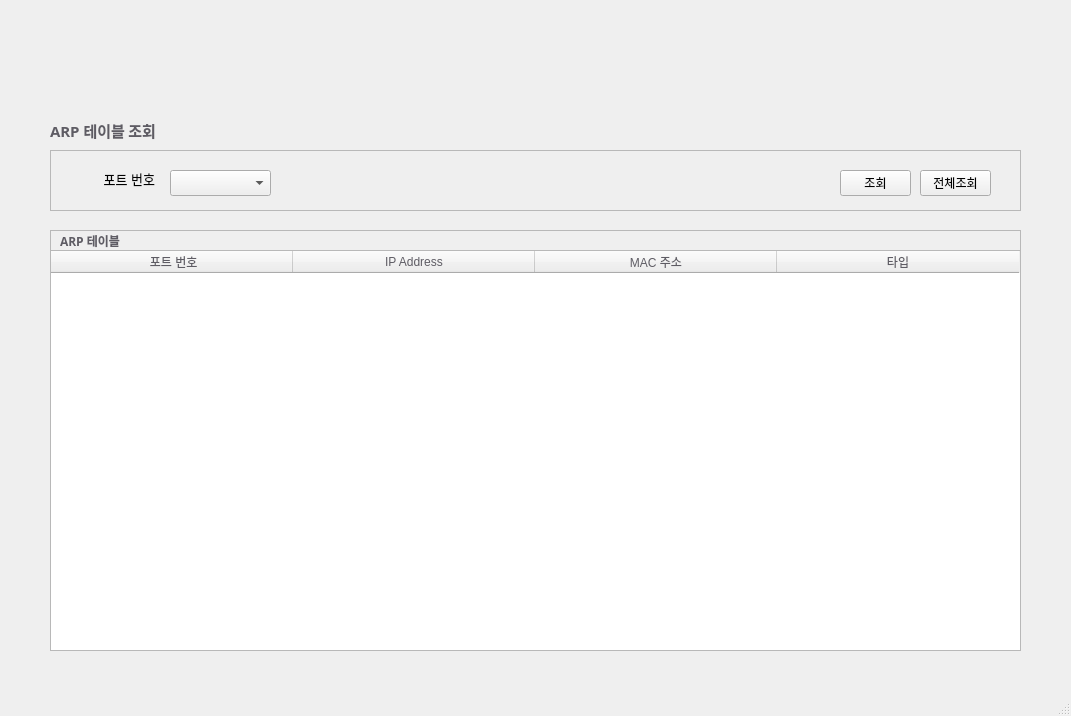
<?xml version="1.0" encoding="UTF-8"?>
<ui version="4.0">
 <class>TableWindow</class>
 <widget class="QMainWindow" name="TableWindow">
  <property name="geometry">
   <rect>
    <x>0</x>
    <y>0</y>
    <width>1071</width>
    <height>716</height>
   </rect>
  </property>
  <property name="windowTitle">
   <string>테이블 조회</string>
  </property>
  <widget class="QWidget" name="centralwidget">
   <widget class="QFrame" name="titleFrame">
    <property name="geometry">
     <rect>
      <x>50</x>
      <y>150</y>
      <width>971</width>
      <height>61</height>
     </rect>
    </property>
    <property name="frameShape">
     <enum>QFrame::Shape::StyledPanel</enum>
    </property>
    <property name="frameShadow">
     <enum>QFrame::Shadow::Raised</enum>
    </property>
    <widget class="QPushButton" name="searchPushButton">
     <property name="geometry">
      <rect>
       <x>790</x>
       <y>20</y>
       <width>71</width>
       <height>26</height>
      </rect>
     </property>
     <property name="text">
      <string>조회</string>
     </property>
    </widget>
    <widget class="QPushButton" name="searchTotalPushButton">
     <property name="geometry">
      <rect>
       <x>870</x>
       <y>20</y>
       <width>71</width>
       <height>26</height>
      </rect>
     </property>
     <property name="text">
      <string>전체조회</string>
     </property>
    </widget>
    <widget class="QLabel" name="portNumberText">
     <property name="geometry">
      <rect>
       <x>50</x>
       <y>20</y>
       <width>66</width>
       <height>18</height>
      </rect>
     </property>
     <property name="font">
      <font>
       <pointsize>10</pointsize>
      </font>
     </property>
     <property name="text">
      <string> 포트 번호</string>
     </property>
    </widget>
    <widget class="QComboBox" name="portNumberComboBox">
     <property name="geometry">
      <rect>
       <x>120</x>
       <y>20</y>
       <width>101</width>
       <height>26</height>
      </rect>
     </property>
     <item>
      <property name="text">
       <string/>
      </property>
     </item>
    </widget>
   </widget>
   <widget class="QFrame" name="arpFrame">
    <property name="geometry">
     <rect>
      <x>50</x>
      <y>230</y>
      <width>971</width>
      <height>421</height>
     </rect>
    </property>
    <property name="font">
     <font>
      <family>Cantarell</family>
      <pointsize>9</pointsize>
     </font>
    </property>
    <property name="frameShape">
     <enum>QFrame::Shape::StyledPanel</enum>
    </property>
    <property name="frameShadow">
     <enum>QFrame::Shadow::Raised</enum>
    </property>
    <widget class="QLabel" name="arpTableText">
     <property name="geometry">
      <rect>
       <x>10</x>
       <y>0</y>
       <width>101</width>
       <height>21</height>
      </rect>
     </property>
     <property name="font">
      <font>
       <family>Cantarell Extra Bold</family>
       <pointsize>9</pointsize>
       <bold>true</bold>
      </font>
     </property>
     <property name="styleSheet">
      <string notr="true">color:rgb(94, 92, 100);</string>
     </property>
     <property name="text">
      <string>ARP 테이블</string>
     </property>
    </widget>
    <widget class="QTableWidget" name="arpTable">
     <property name="geometry">
      <rect>
       <x>0</x>
       <y>20</y>
       <width>971</width>
       <height>401</height>
      </rect>
     </property>
     <property name="font">
      <font>
       <family>Cantarell</family>
       <pointsize>9</pointsize>
       <bold>false</bold>
      </font>
     </property>
     <property name="styleSheet">
      <string notr="true">color:rgb(94, 92, 100);</string>
     </property>
     <property name="verticalScrollBarPolicy">
      <enum>Qt::ScrollBarPolicy::ScrollBarAlwaysOff</enum>
     </property>
     <property name="horizontalScrollBarPolicy">
      <enum>Qt::ScrollBarPolicy::ScrollBarAlwaysOff</enum>
     </property>
     <property name="editTriggers">
      <set>QAbstractItemView::EditTrigger::NoEditTriggers</set>
     </property>
     <property name="selectionMode">
      <enum>QAbstractItemView::SelectionMode::SingleSelection</enum>
     </property>
     <property name="selectionBehavior">
      <enum>QAbstractItemView::SelectionBehavior::SelectRows</enum>
     </property>
     <attribute name="horizontalHeaderDefaultSectionSize">
      <number>242</number>
     </attribute>
     <attribute name="verticalHeaderVisible">
      <bool>false</bool>
     </attribute>
     <attribute name="verticalHeaderMinimumSectionSize">
      <number>28</number>
     </attribute>
     <attribute name="verticalHeaderDefaultSectionSize">
      <number>30</number>
     </attribute>
     <attribute name="verticalHeaderHighlightSections">
      <bool>true</bool>
     </attribute>
     <column>
      <property name="text">
       <string> 포트 번호</string>
      </property>
      <property name="font">
       <font>
        <pointsize>9</pointsize>
       </font>
      </property>
     </column>
     <column>
      <property name="text">
       <string>IP Address</string>
      </property>
      <property name="font">
       <font>
        <pointsize>9</pointsize>
       </font>
      </property>
     </column>
     <column>
      <property name="text">
       <string>MAC 주소</string>
      </property>
      <property name="font">
       <font>
        <pointsize>9</pointsize>
       </font>
      </property>
     </column>
     <column>
      <property name="text">
       <string>타입</string>
      </property>
      <property name="font">
       <font>
        <pointsize>9</pointsize>
       </font>
      </property>
     </column>
    </widget>
   </widget>
   <widget class="QLabel" name="arpText">
    <property name="geometry">
     <rect>
      <x>50</x>
      <y>120</y>
      <width>111</width>
      <height>21</height>
     </rect>
    </property>
    <property name="font">
     <font>
      <family>Cantarell Extra Bold</family>
      <pointsize>11</pointsize>
      <bold>true</bold>
     </font>
    </property>
    <property name="styleSheet">
     <string notr="true">color:rgb(94, 92, 100);</string>
    </property>
    <property name="text">
     <string>ARP 테이블 조회</string>
    </property>
   </widget>
  </widget>
  <widget class="QMenuBar" name="menubar">
   <property name="geometry">
    <rect>
     <x>0</x>
     <y>0</y>
     <width>1071</width>
     <height>23</height>
    </rect>
   </property>
  </widget>
  <widget class="QStatusBar" name="statusbar"/>
 </widget>
 <resources/>
 <connections/>
</ui>
